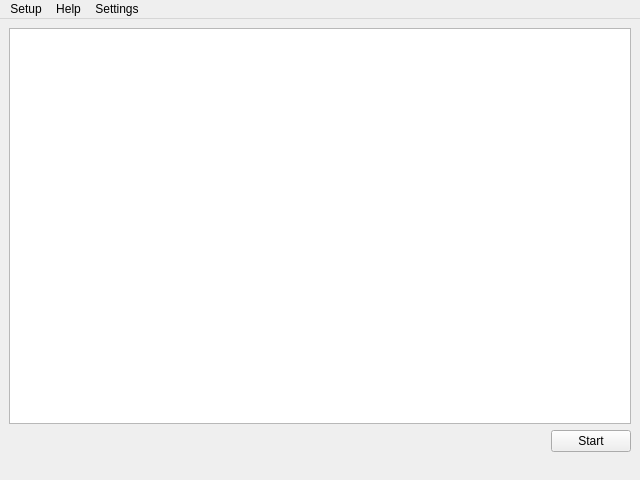
<?xml version="1.0" encoding="UTF-8"?>
<ui version="4.0">
 <class>MainWindow</class>
 <widget class="QMainWindow" name="MainWindow">
  <property name="geometry">
   <rect>
    <x>0</x>
    <y>0</y>
    <width>640</width>
    <height>480</height>
   </rect>
  </property>
  <property name="windowTitle">
   <string>Miraya</string>
  </property>
  <widget class="QWidget" name="centralwidget">
   <layout class="QGridLayout" name="gridLayout">
    <item row="1" column="2">
     <widget class="QPushButton" name="btnStart">
      <property name="enabled">
       <bool>true</bool>
      </property>
      <property name="text">
       <string>Start</string>
      </property>
      <property name="checkable">
       <bool>false</bool>
      </property>
      <property name="checked">
       <bool>false</bool>
      </property>
      <property name="autoDefault">
       <bool>false</bool>
      </property>
     </widget>
    </item>
    <item row="1" column="0">
     <widget class="QLabel" name="nowPlayingLabel">
      <property name="text">
       <string notr="true"/>
      </property>
      <property name="textFormat">
       <enum>Qt::PlainText</enum>
      </property>
      <property name="scaledContents">
       <bool>true</bool>
      </property>
      <property name="wordWrap">
       <bool>false</bool>
      </property>
      <property name="textInteractionFlags">
       <set>Qt::NoTextInteraction</set>
      </property>
     </widget>
    </item>
    <item row="0" column="0" colspan="3">
     <widget class="QListWidget" name="twitchChat">
      <property name="wordWrap">
       <bool>true</bool>
      </property>
     </widget>
    </item>
    <item row="1" column="1">
     <spacer name="horizontalSpacer">
      <property name="orientation">
       <enum>Qt::Horizontal</enum>
      </property>
      <property name="sizeHint" stdset="0">
       <size>
        <width>40</width>
        <height>20</height>
       </size>
      </property>
     </spacer>
    </item>
   </layout>
  </widget>
  <widget class="QMenuBar" name="menubar">
   <property name="geometry">
    <rect>
     <x>0</x>
     <y>0</y>
     <width>640</width>
     <height>30</height>
    </rect>
   </property>
   <widget class="QMenu" name="menuSetup">
    <property name="title">
     <string>Setup</string>
    </property>
    <addaction name="actionStart_Setup"/>
   </widget>
   <widget class="QMenu" name="menuHelp">
    <property name="title">
     <string>Help</string>
    </property>
    <addaction name="actionDiscord"/>
    <addaction name="actionGithub"/>
    <addaction name="actionAbout"/>
   </widget>
   <widget class="QMenu" name="menuSettings">
    <property name="title">
     <string>Settings</string>
    </property>
    <addaction name="actionPreferences"/>
   </widget>
   <addaction name="menuSetup"/>
   <addaction name="menuHelp"/>
   <addaction name="menuSettings"/>
  </widget>
  <widget class="QStatusBar" name="statusbar">
   <property name="sizeGripEnabled">
    <bool>false</bool>
   </property>
  </widget>
  <action name="actionDiscord">
   <property name="text">
    <string>Discord</string>
   </property>
  </action>
  <action name="actionGithub">
   <property name="text">
    <string>Github</string>
   </property>
  </action>
  <action name="actionStart_Setup">
   <property name="text">
    <string>Start Setup</string>
   </property>
  </action>
  <action name="actionAbout">
   <property name="text">
    <string>About</string>
   </property>
  </action>
  <action name="actionPreferences">
   <property name="text">
    <string>Preferences</string>
   </property>
  </action>
 </widget>
 <resources/>
 <connections/>
</ui>
